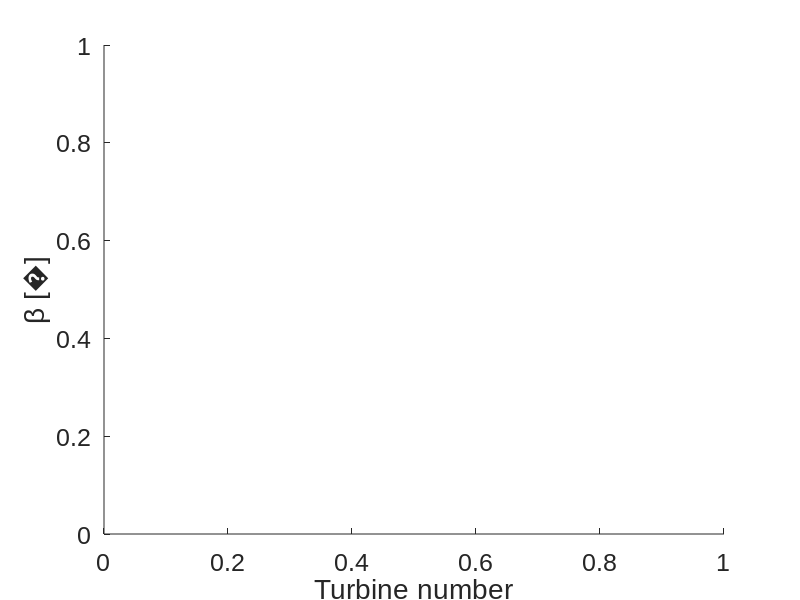

Write the MATLAB code that produced this figure. (Note: this script raises an error after producing the figure.)
%Script to plot the results from studying the effect of the fmincon algorithm on the optimisation.
close all
clear all

cd 'C:\Users\mfram\Documents\GitHub\wind-farm-control-thesis\results\optimisation'

algs = [0 1 2 3];

pitchSize = [0 0 0.5 0.7];
fontSize = 18;
lineWidth = 1.8;
markerSize = 8;

clrs = { 'b-*','b:o','b--d';'r-*','r:o','r--d';'k-*','k:o','k--d';'c-*','c:o','c--d' };
clrs2 = { 'b-o','r-o','k-o','c-o';'b--*','r--*','k--*','c--*' };
clrs3 = { 'b-*','r-*','k-*','c-*' };

%----------------------------------------------------------------------------------------------------------------------
%----------------------------------------------------------------------------------------------------------------------
%Figure to show beta vs turbine number, for all algorithms & objectives.

figure('units','normalized','position',pitchSize)

set(gcf,'color','w'); %Set background color
set(gca, 'FontName', 'Arial'); %Set font type and size of axis labels
set(gca, 'FontSize', fontSize);

ylabel(['\beta [' char(176) ']']);
xlabel('Turbine number');

legend('Location','southoutside','NumColumns',3);
legend('boxoff');

for i = 1:length(algs)
    wrkspace = ['opt_Algorithm_' num2str(algs(i)) '.mat'];
    load(wrkspace)

    hold on

    for j = 1:length(objs)
        curStruct = struct_Algorithm.resultArray{j};

        x = curStruct.turbineNumber;
        y = curStruct.pitchSettings;

        lgdEntry = ['Alg.=' struct_Algorithm.Algorithm ', obj=' num2str(objs(j))];

        plot(x,y,clrs{i,j},'LineWidth', lineWidth,'MarkerSize',markerSize,'DisplayName',lgdEntry);

        legend('-DynamicLegend')
    end

    hold off

    xticks(curStruct.turbineNumber);
end

print('opt_varyAlg_betaVsTurbine','-depsc');

%----------------------------------------------------------------------------------------------------------------------
%----------------------------------------------------------------------------------------------------------------------
%Figure to show turbine power vs turbine number, for all algorithms & objectives.

figure('units','normalized','position',pitchSize)

set(gcf,'color','w'); %Set background color
set(gca, 'FontName', 'Arial'); %Set font type and size of axis labels
set(gca, 'FontSize', fontSize);

ylabel('Average power [kW]')
xlabel('Turbine number');

legend('Location','southoutside','NumColumns',3);
legend('boxoff');

for i = 1:length(algs)
    wrkspace = ['opt_Algorithm_' num2str(algs(i)) '.mat'];
    load(wrkspace)

    hold on

    for j = 1:length(objs)
        curStruct = struct_Algorithm.resultArray{j};

        x = curStruct.turbineNumber;
        y = curStruct.turbinePower;

        lgdEntry = ['Alg.=' struct_Algorithm.Algorithm ', obj=' num2str(objs(j))];

        plot(x,y,clrs{i,j},'LineWidth', lineWidth,'MarkerSize',markerSize,'DisplayName',lgdEntry);

        legend('-DynamicLegend')
    end

    hold off

    xticks(curStruct.turbineNumber);
end

print('opt_varyAlg_powerVsTurbine','-depsc');

%----------------------------------------------------------------------------------------------------------------------
%----------------------------------------------------------------------------------------------------------------------
%Figure to show turbine loads vs turbine number, for all algorithms & objectives.

figure('units','normalized','position',pitchSize)

set(gcf,'color','w'); %Set background color
set(gca, 'FontName', 'Arial'); %Set font type and size of axis labels
set(gca, 'FontSize', fontSize);

ylabel('\sigma_{BM} [Nm]')
xlabel('Turbine number');

legend('Location','southoutside','NumColumns',3);
legend('boxoff');

for i = 1:length(algs)
    wrkspace = ['opt_Algorithm_' num2str(algs(i)) '.mat'];
    load(wrkspace)

    hold on

    for j = 1:length(objs)
        curStruct = struct_Algorithm.resultArray{j};

        x = curStruct.turbineNumber;
        y = curStruct.turbineLoads;

        lgdEntry = ['Alg.=' struct_Algorithm.Algorithm ', obj=' num2str(objs(j))];

        plot(x,y,clrs{i,j},'LineWidth', lineWidth,'MarkerSize',markerSize,'DisplayName',lgdEntry);

        legend('-DynamicLegend')
    end

    hold off

    xticks(curStruct.turbineNumber);
end

print('opt_varyAlg_loadsVsTurbine','-depsc');

%----------------------------------------------------------------------------------------------------------------------
%----------------------------------------------------------------------------------------------------------------------
%Figure to plot deltaP & deltaL.

figure('units','normalized','position',pitchSize)

set(gcf,'color','w'); %Set background color
set(gca, 'FontName', 'Arial'); %Set font type and size of axis labels
set(gca, 'FontSize', fontSize);

legend('Location','southoutside','NumColumns',2);
legend('boxoff');

x = objs;

hold on

for i = 1:length(algs)
    wrkspace = ['opt_Algorithm_' num2str(algs(i)) '.mat'];
    load(wrkspace)

    yyaxis left

    ylabel('\Delta P [%]');
    set(gca,'ycolor','k'); 

    y = struct_Algorithm.deltaPArray;
    lgdEntry = ['\Delta P [%], alg.=' struct_Algorithm.Algorithm ];
    plot(x,y,clrs2{1,i},'LineWidth', lineWidth,'MarkerSize',markerSize,'DisplayName',lgdEntry);
    legend('-DynamicLegend')

    yyaxis right

    ylabel('\Delta L [%]');
    set(gca,'ycolor','k'); 
    ylim([-0.95 -0.80]);

    y = struct_Algorithm.deltaLArray;
    lgdEntry = ['\Delta L [%], alg.=' struct_Algorithm.Algorithm ];
    plot(x,y,clrs2{2,i},'LineWidth', lineWidth,'MarkerSize',markerSize,'DisplayName',lgdEntry);
    legend('-DynamicLegend')

end

hold off

xlim([1 3]);
xticks(objs);
xlabel('Optimisation objective')
xticklabels({'Maximise power','Minimise loads','Mixed'});

print('opt_varyAlg_deltaPVsAlg','-depsc');

%----------------------------------------------------------------------------------------------------------------------
%----------------------------------------------------------------------------------------------------------------------
%Figure to plot elapsedTime

figure('units','normalized','position',pitchSize)

set(gcf,'color','w'); %Set background color
set(gca, 'FontName', 'Arial'); %Set font type and size of axis labels
set(gca, 'FontSize', fontSize);

legend('Location','southoutside','NumColumns',3);
legend('boxoff');

x = objs;

hold on

for i = 1:length(algs)
    wrkspace = ['opt_Algorithm_' num2str(algs(i)) '.mat'];
    load(wrkspace)

    y = duration/3600;
    lgdEntry = ['Alg.=' struct_Algorithm.Algorithm ];
    plot(x,y,clrs3{i},'LineWidth', lineWidth,'MarkerSize',markerSize,'DisplayName',lgdEntry);
    legend('-DynamicLegend')

end

hold off

ylabel('Elapsed time [h]');

xlim([1 3]);
xticks(objs);
xlabel('Optimisation objective')
xticklabels({'Maximise power','Minimise loads','Mixed'});

print('opt_varyAlg_elapsedTime','-depsc');